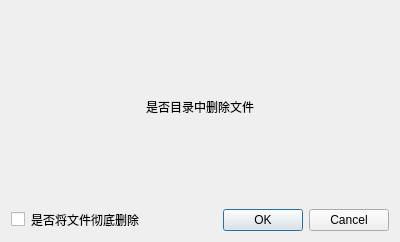
<?xml version="1.0" encoding="UTF-8"?>
<ui version="4.0">
 <class>removeprotree</class>
 <widget class="QDialog" name="removeprotree">
  <property name="geometry">
   <rect>
    <x>0</x>
    <y>0</y>
    <width>400</width>
    <height>242</height>
   </rect>
  </property>
  <property name="windowTitle">
   <string>Dialog</string>
  </property>
  <layout class="QGridLayout" name="gridLayout" rowstretch="7,1">
   <item row="0" column="0">
    <widget class="QLabel" name="label">
     <property name="text">
      <string>是否目录中删除文件</string>
     </property>
     <property name="alignment">
      <set>Qt::AlignCenter</set>
     </property>
    </widget>
   </item>
   <item row="1" column="0">
    <layout class="QHBoxLayout" name="horizontalLayout">
     <item>
      <layout class="QHBoxLayout" name="horizontalLayout_2">
       <item>
        <widget class="QCheckBox" name="checkBox_2">
         <property name="text">
          <string/>
         </property>
        </widget>
       </item>
       <item>
        <widget class="QLabel" name="label_3">
         <property name="text">
          <string>是否将文件彻底删除</string>
         </property>
        </widget>
       </item>
       <item>
        <widget class="QDialogButtonBox" name="buttonBox">
         <property name="orientation">
          <enum>Qt::Horizontal</enum>
         </property>
         <property name="standardButtons">
          <set>QDialogButtonBox::Cancel|QDialogButtonBox::Ok</set>
         </property>
        </widget>
       </item>
      </layout>
     </item>
    </layout>
   </item>
  </layout>
 </widget>
 <resources/>
 <connections>
  <connection>
   <sender>buttonBox</sender>
   <signal>accepted()</signal>
   <receiver>removeprotree</receiver>
   <slot>accept()</slot>
   <hints>
    <hint type="sourcelabel">
     <x>248</x>
     <y>254</y>
    </hint>
    <hint type="destinationlabel">
     <x>157</x>
     <y>274</y>
    </hint>
   </hints>
  </connection>
  <connection>
   <sender>buttonBox</sender>
   <signal>rejected()</signal>
   <receiver>removeprotree</receiver>
   <slot>reject()</slot>
   <hints>
    <hint type="sourcelabel">
     <x>316</x>
     <y>260</y>
    </hint>
    <hint type="destinationlabel">
     <x>286</x>
     <y>274</y>
    </hint>
   </hints>
  </connection>
 </connections>
</ui>
